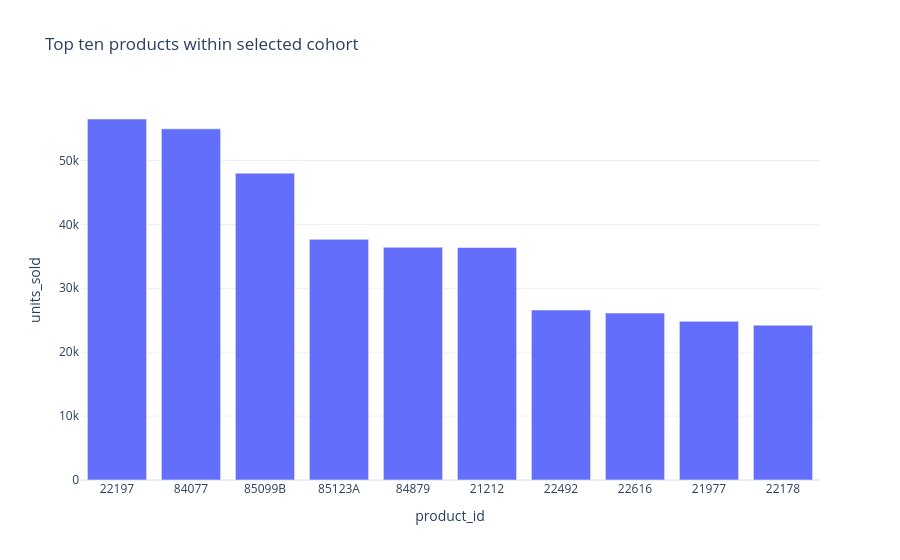

Here is the notebook cell this chart was saved with:
### Markdown cell above
## Cohort and concentration

Eligibility and names are frozen through 31 August 2011. This is an established-product cohort, not all products.

### Code cell
print(products[['product_id','description','training_units','positive_sales_days','history_days']].to_string(index=False))
top = query(DEMO / 'demandlens.sqlite', 'top_products')
fig = px.bar(top.head(10), x='product_id', y='units_sold', title='Top ten products within selected cohort')
fig

### Figure 1 — Plotly figure (JSON) as saved in the notebook; plotly's stock layout.template omitted (floating-point values rounded to 4 significant figures)
{"data": [{"hovertemplate": "product_id=%{x}<br>units_sold=%{y}<extra></extra>", "legendgroup": "", "marker": {"color": "#636efa", "pattern": {"shape": ""}}, "name": "", "orientation": "v", "showlegend": false, "textposition": "auto", "x": ["22197", "84077", "85099B", "85123A", "84879", "21212", "22492", "22616", "21977", "22178"], "xaxis": "x", "y": [56490.0, 54950.0, 48020.0, 37660.0, 36420.0, 36390.0, 26600.0, 26120.0, 24830.0, 24230.0], "yaxis": "y", "type": "bar"}], "layout": {"xaxis": {"anchor": "y", "domain": [0.0, 1.0], "title": {"text": "product_id"}}, "yaxis": {"anchor": "x", "domain": [0.0, 1.0], "title": {"text": "units_sold"}}, "legend": {"tracegroupgap": 0}, "title": {"text": "Top ten products within selected cohort"}, "barmode": "relative", "colorway": ["#127567", "#dd8a38"]}}
